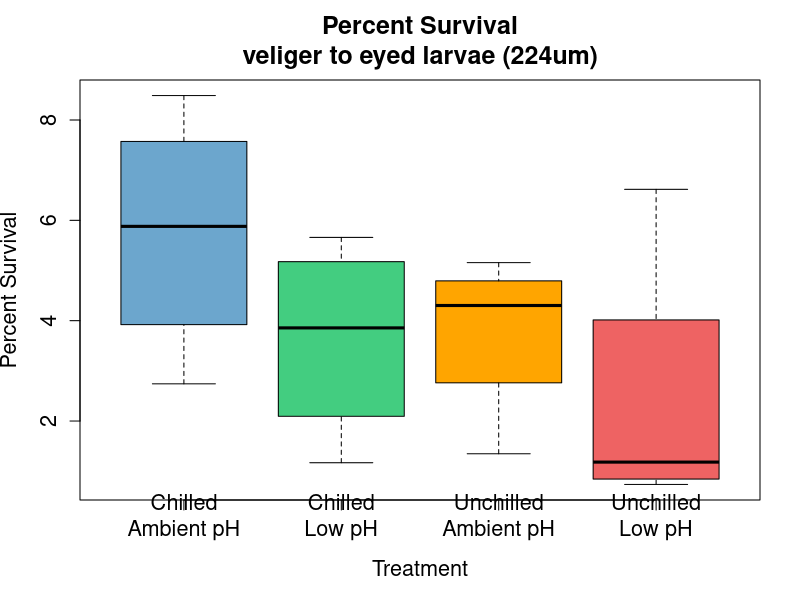
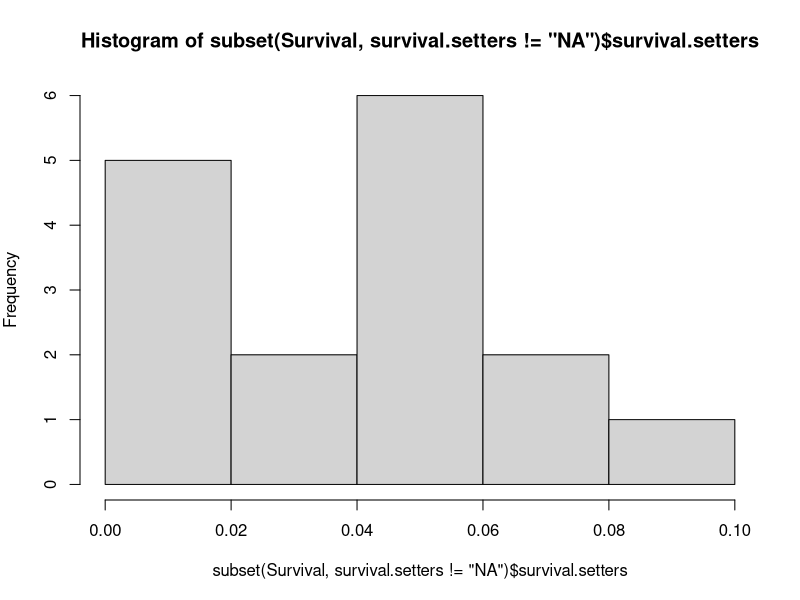
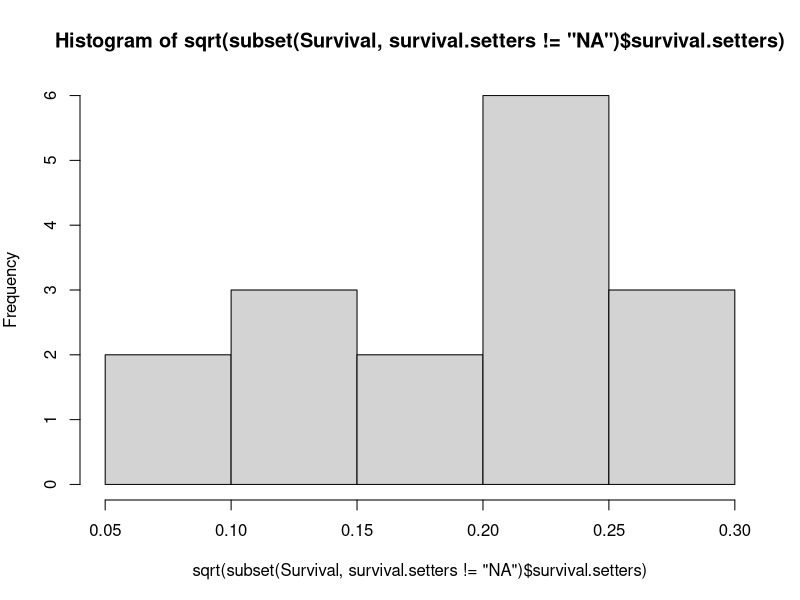
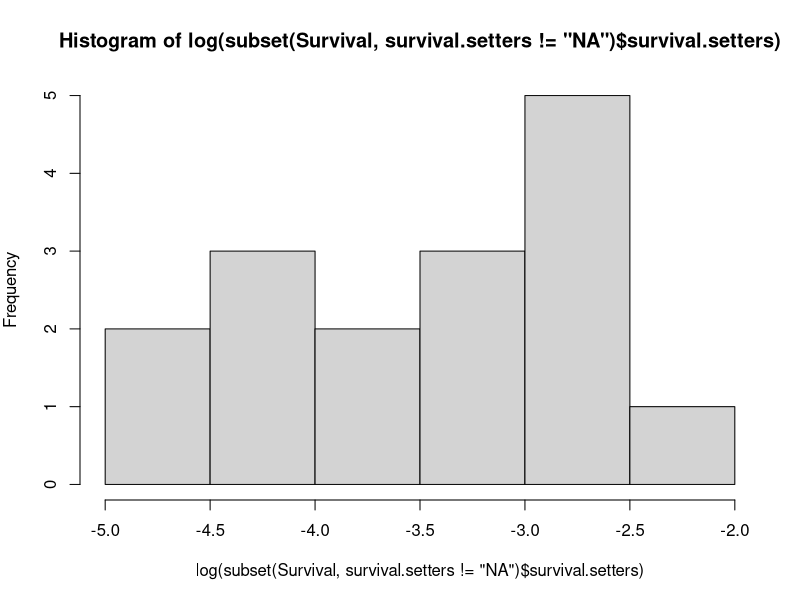
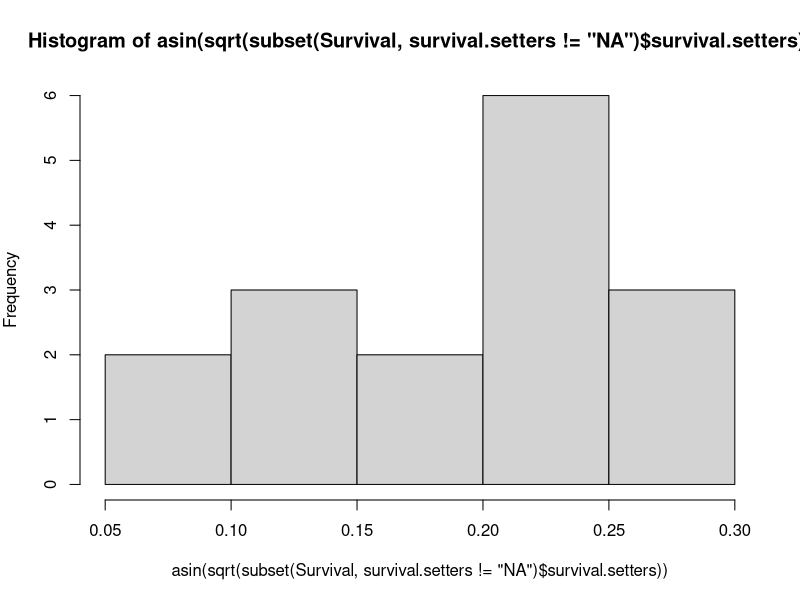
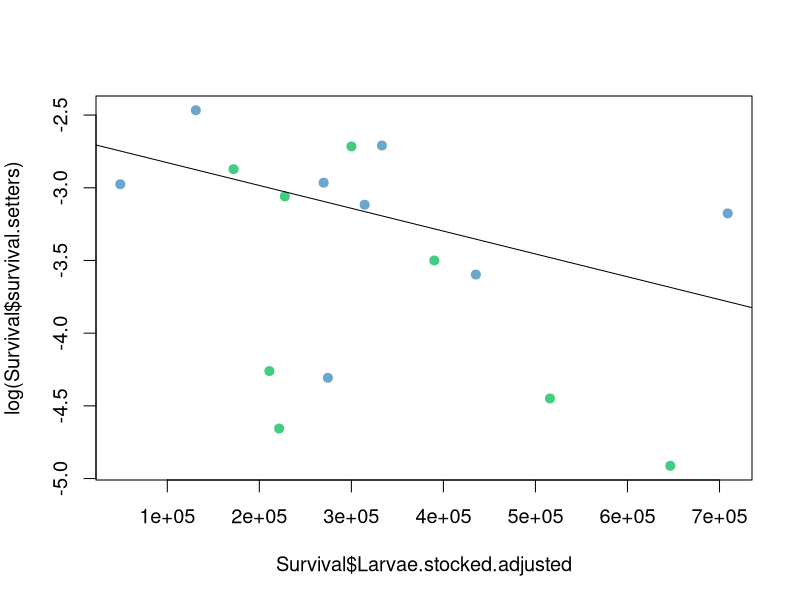

These figures' R source, in order: (Note: this script raises an error after producing the figures.)
# Compared overall survival from stocked larvae to 224 (eyed larvae), and from eyed larvae to # post-set 

library(ggplot2)

Survival <- read.csv("Data/Survival-Data.csv", header=T, stringsAsFactors = F, na.strings = c("NA", "unknown")) #read in data 
Survival[,c("Group", "Population", "Treatment", "Temperature", "pH")] <- lapply(Survival[,c("Group", "Population", "Treatment", "Temperature", "pH")], factor)
str(Survival) #confirm formatting 
 
# Summary survival and stocking stats 
# Pops <- c("NF", "NF","NF","NF", "SN", "SN", "SN", "SN", "HL","HL","HL","HL", "K","K","K","K", "SN", "SN", "SN", "SN")
# Trts <- c("10 Ambient", "10 Low", "6 Ambient", "6 Low", "10 Ambient", "10 Low", "6 Ambient", "6 Low","10 Ambient", "10 Low", "6 Ambient", "6 Low","10 Ambient", "10 Low", "6 Ambient", "6 Low", "10 Low", "6 Low","10 Ambient", "6 Ambient")
# Stocked <- as.numeric(c( 319277,211417,131675,391716,750793,660450,477403,532417,283858,310875,65667,255371, 324165,225873,353768, 179717, 800, 800, 800, 800))
# Stocked.adj <- as.numeric(c(274464, 210907, 131005, 390136, 708904, 646529, 435238, 515788, 269869, 300065, 48929, 227711, 314438, 221487, 221487, 171998, 800, 800, 800, 800))
# Setters <- as.numeric(c(3698, 2977, 11119, 11780, 29595, 4757, 11931, 6029,13917,19858, 2496, 10686, 13932,  2106, 22186, 9735, NA, NA, NA, NA))
# Setters.stocked <- c()
# Juvenile <- as.numeric(c(626,75,1503,670,52,34,124,192,1311,1091,501,834,246,113,356,334, 31,275,4,96))
# Survival.summ <- cbind.data.frame(Pops,Trts,Stocked,Stocked.adj,Setters,Juvenile)
# Survival.summ$Temp <- Survival.summ$Trts
# Survival.summ$pH <- Survival.summ$Trts
# Survival.summ$Temp <- factor(sub(" Ambient| Low", "", Survival.summ$Trts))
# Survival.summ$pH <- factor(sub("10 |6 ", "", Survival.summ$pH))

# Assess survival from stocking to near metamorphosis 224um ("setters"): 

Survival$Treatment <- gsub("10C, Ambient pH", "Unchilled\nAmbient pH", Survival$Treatment)
Survival$Treatment <- gsub("10C, Low pH", "Unchilled\nLow pH", Survival$Treatment)
Survival$Treatment <- gsub("6C, Ambient pH", "Chilled\nAmbient pH", Survival$Treatment)
Survival$Treatment <- gsub("6C, Low pH", "Chilled\nLow pH", Survival$Treatment)
Survival$Treatment <- as.factor(Survival$Treatment)
Survival$survival.setters <- Survival$Setters.stocked / Survival$Larvae.stocked.adjusted
Survival$survival.postset <- Survival$Post.set / Survival$Setters.stocked

par(mar = c(5,4,4,2)) ## default is c(5,4,4,2) + 0.1
# Plot survival to 224um by pH treatment  (all populations combined) 
palette(c("skyblue3", "seagreen3", "orange1", "indianred2"))
plot(Survival$Treatment, 100*(Survival$survival.setters), main="Percent Survival\nveliger to eyed larvae (224um)", size=I(4), xlab="Treatment", ylab="Percent Survival", col=Survival$Treatment, cex.lab=1.3, cex.main=1.5, cex.axis=1.3)

hist(subset(Survival, survival.setters != "NA")$survival.setters)
hist(sqrt(subset(Survival, survival.setters != "NA")$survival.setters))
hist(log(subset(Survival, survival.setters != "NA")$survival.setters))
hist(asin(sqrt(subset(Survival, survival.setters != "NA")$survival.setters)))
shapiro.test(asin(sqrt(subset(Survival, survival.setters != "NA")$survival.setters))) 
shapiro.test(log(subset(Survival, survival.setters != "NA")$survival.setters))
shapiro.test(log(subset(Survival, survival.setters != "NA")$survival.setters))

par(pch=19, cex=1.2)
plot(x=Survival$Larvae.stocked.adjusted, y=log(Survival$survival.setters), col=Survival$pH)
test <- lm(log(survival.setters) ~ Larvae.stocked.adjusted + factor(pH), data=Survival)
abline(test)
CI <- predict.lm(object=test, interval="prediction")
lines(x=Survival$Larvae.stocked.adjusted, y=CI[,3], lty=2)
lines(x=Survival$Larvae.stocked.adjusted, y=CI[,2], lty=2)
summary(test)
anova(test)


plot(x, y, col="red", pch=19)   #plot the points
lmfit <- lm(y~x)                 #find the best fit using a linear model lm, store result in object lmfit
abline(lmfit)                    #use the linear model object as input to abline
CIs <- predict.lm(object=lmfit, interval="prediction") #find the 95% confidence intervals
print(CIs[1:10,])                #show fittled y values for 1:10 
lines(x=x,y=CIs[,3], lty=2)      #plot the upper CI with dashed lines (lty=2)     
lines(x=x,y=CIs[,2], lty=2)      #plot the lower CI with dashed lines (lty=2)


# try plotting % setter survival ~ % larvae survival -- need to finish (add legend, etc.)
plot(x=Survival$survival.setters, y=Survival$survival.postset, col=c("skyblue3","orange1")[as.numeric(Survival$Temperature)], pch=c(15, 17)[as.numeric(Survival$pH)], cex=1.5)

# Try doing a survival curve  instead 
---- 

ggplot(Survival, aes(x=Temperature, y=survival.setters, col=pH)) +
  geom_point() +
  labs(title="Overall Percent Survival\nNew Larvae -> Eyed Larvae",y=expression("Percent Survival",x=expression("Chilled, Unchilled"))) +
  theme_bw(base_size = 16) + 
  theme(plot.title = element_text(face = 'bold',size = 20, hjust = 0), legend.title = element_text(size=26, face="bold"), legend.text = element_text(size=20)) + scale_fill_manual(values=c("skyblue3", "seagreen3")) + guides(fill=guide_legend(title="Parental pH"))


# plot - survival for each population, color coded by treatment with circle size = # larvae stocked 
ggplot(Survival, aes(x=Population, y= 100*(Setters.stocked/Larvae.stocked.adjusted), colour=Treatment, size=sqrt(Larvae.stocked.adjusted))) + 
  geom_point(colour=c("orange1", "indianred2", "skyblue3", "seagreen3")) +
  labs(title="Percent survival\nlarvae -> 224um",y=expression("Percent Survival")) + 
  theme_bw(base_size = 14) + xlab("Population") +
  theme(plot.title = element_text(face = 'bold',size = 20, hjust = 0)) + scale_fill_manual(values=c("orange1", "indianred2", "skyblue3", "seagreen3"))


# How does survival to 224um differ between pH, within temperature groups, using GLM?

glm.setters <- glm(cbind(Setters.stocked, I(Larvae.stocked.adjusted-Setters.stocked)) ~ pH, data=subset(Survival, Temperature==10), binomial) 
summary(glm.setters)
anodev.fn(glm.setters, test.in="Chi")
anova(glm.setters, test="Chi")
anova(glm.setters,update(glm.setters,~.-pH),test="Chisq") 

# 6C
glm.setters.6 <- glm(cbind(Setters.stocked, I(Larvae.stocked.adjusted-Setters.stocked)) ~ pH, data=subset(Survival, Temperature==6), binomial) 
summary(glm.setters.6)
39567/29654 # null/residual deviance = 1.3
anodev.fn(glm.setters.6, test.in = "Chi") #significant ? 
anova(glm.setters.6, test = "Chi") #significant ? 
anova(glm.setters.6,update(glm.setters.6,~.-pH),test="Chisq") 

# 10C
glm.setters.10 <- glm(cbind(Setters.stocked, I(Larvae.stocked.adjusted-Setters.stocked)) ~ pH, data=subset(Survival, Temperature==10), binomial) 
summary(glm.setters.10)
44630/36946 # null/residual deviance - 1.2
anodev.fn(glm.setters.10, test.in = "Chi") #significant ? 
anova(glm.setters.10, test="Chi")

# Assess survival from near metamorphosis 224um ("setters") to post set: 

plot(x=Survival$Setters.stocked, y=(Survival$Post.set/Survival$Setters.stocked), col=Survival$pH)

# remove the outlier - very high stocking density group (SN10-Ambient)
plot(x=subset(Survival, Setters.stocked !=29595)$Setters.stocked, y=100*(subset(Survival, Setters.stocked !=29595)$Post.set/subset(Survival, Setters.stocked !=29595)$Setters.stocked), col=subset(Survival, Setters.stocked !=29595)$pH)

# Percent survival from near metamorphosis (224um) to post set, color coded by population, grouped by treatment
# Without outlier (SN10-ambient, likely very influenced by stocking density). 
plot(subset(Survival, Setters.stocked !=29595)$Treatment, 100*(subset(Survival, Setters.stocked !=29595)$Post.set / subset(Survival, Setters.stocked !=29595)$Setters.stocked), main="Percent survival through metamorphosis\n224um to post-set", size=I(4), xlab="Treatment", ylab="Percent Survival", legend=c(0.2, 0.75), col=c("skyblue3", "seagreen3", "orange1", "indianred2"), cex.lab=1.3, cex.main=1.5, cex.axis=1.3)

# plot survival, 224-post set 
ggplot(subset(Survival, Setters.stocked !=29595), aes(x=pH, y=100*(Post.set/Setters.stocked), fill=pH)) + 
  geom_boxplot() + 
  labs(title="Percent Survival\nEyed Larvae -> Post-Set",y=expression("Percent Survival")) + 
  theme_bw(base_size = 16) + 
  theme(plot.title = element_text(face = 'bold',size = 20, hjust = 0), legend.title = element_text(size=26, face="bold"), legend.text = element_text(size=20)) + scale_fill_manual(values=c("skyblue3", "seagreen3")) + guides(fill=guide_legend(title="Parental pH"))

aggregate(100*(Post.set/Setters.stocked) ~pH + Temperature, data=subset(Survival, Setters.stocked !=29595), mean)

ggplot(subset(Survival, Setters.stocked !=29595), aes(x=Population, y= 100*(Post.set/Setters.stocked), colour=Treatment, size=Setters.stocked)) + 
  geom_point() +
  labs(title="Percent survival\n224um -> post-set\nBy population, point size= #224's",y=expression("Percent Survival")) + 
  theme_bw(base_size = 14) + xlab("Population") +
  theme(plot.title = element_text(face = 'bold',size = 20, hjust = 0)) + scale_fill_manual(values=c("orange1", "indianred2", "skyblue3", "seagreen3"))

glm.postset.6 <- glm(cbind(Post.set, I(Setters.stocked-Post.set)) ~ pH, data=subset(Survival, Temperature==6), binomial)
summary(glm.postset.6)
3441.8/3441.4 # null/residual deviance = 1.00
anodev.fn(glm.postset.6, test.in = "Chi") # Not significantly different - metamorphosis not sign. different in parents exposed to low/ambient pH 
anova(glm.postset.6, test="Chi") #not sign. 

glm.postset.10 <- glm(cbind(Post.set, I(Setters.stocked-Post.set)) ~ pH, data=subset(Survival, Temperature==10), binomial)
summary(glm.postset.10)
4239.9/4209.3 # null/residual deviance = 1.00
anodev.fn(glm.postset.10, test.in = "Chi") # Yes, significantly different 
anova(glm.postset.10, test = "Chi")

glm.postset.10.noout <- glm(cbind(Post.set, I(Setters.stocked-Post.set)) ~ pH, data=subset(Survival, Setters.stocked !=29595 & Temperature==10), binomial)
summary(glm.postset.10.noout) 
1846.1/1666.6 # null/residual deviance = 1.1
anodev.fn(glm.postset.10.noout, test.in="Chi")
# Yes, significantly different between treatments -  metamorphosis more challenging if parent exposed to both low pH & high temp 

#### Compare survival from larvae stocked -> post set (Post.set) between pH treatments 
plot(Survival$Treatment, log(100*(Survival$Post.set / Survival$Larvae.stocked.adjusted)), main="Percent Survival, larvae -> Post-set", size=I(4), xlab="Treatment", ylab="Log Percent Survival", legend=c(0.2, 0.75), col=c("orange1", "indianred2", "skyblue3", "seagreen3"))

# Stocking density definitely had an effect, but it was mixed amongst pH treatments. 
plot(x=Survival$Larvae.stocked.adjusted, y=log(Survival$Post.set / Survival$Larvae.stocked.adjusted), col=Survival$pH, xlab="Total Larvae Stocked", ylab="Survival to Post Set") #using total stocked, looks like that has an effect
legend(x="topright", legend = c("Ambient", "Low"), col=Survival$pH, pch=1)

# Just 6C groups 
plot(x=subset(Survival, Temperature==6)$Larvae.stocked.adjusted, y=log(subset(Survival, Temperature==6)$Post.set / subset(Survival, Temperature==6)$Larvae.stocked.adjusted), col=subset(Survival, Temperature==6)$pH, xlab="Total Larvae Stocked", ylab="Survival to Post Set") #using total stocked, looks like that has an effect

# Just 10C groups 
plot(x=subset(Survival, Temperature==10)$Larvae.stocked.adjusted, y=log(subset(Survival, Temperature==10)$Post.set / subset(Survival, Temperature==10)$Larvae.stocked.adjusted), col=subset(Survival, Temperature==10)$pH, xlab="Total Larvae Stocked", ylab="Survival to Post Set") #using total stocked, looks like that has an effect

# Can I do glm here? Which distribution? 
summary(glm((subset(Survival, Temperature==6)$Stocked) ~ pH, data=subset(Survival, Temperature==6))) 
summary(glm((subset(Survival, Temperature==10)$Stocked) ~ pH, data=subset(Survival, Temperature==10))) 

## Compare larvae -> post set survival 
glm.survival.6 <- glm(cbind(Post.set, Larvae.stocked.adjusted) ~ pH, data=subset(Survival, Temperature==6), binomial)
summary(glm.survival.6)
anodev.fn(glm.survival.6, test.in = "Chi") # Yes different 

glm.survival.10 <- glm(cbind(Post.set, Larvae.stocked.adjusted) ~ pH, data=subset(Survival, Temperature==10), binomial)
summary(glm.survival.10)
anodev.fn(glm.survival.10, test.in = "Chi") # Yes, significantly different ... ?



# ----- extra plots and stuff 

# boxplot of just 6C group % survival from new larvae -> 224um 

ggplot(subset(Survival, Temperature==6), aes(x=pH, y=100*(Setters.stocked/Larvae.stocked.adjusted), fill=pH)) +
  geom_boxplot() +
  labs(title="Percent Survival\nNew Larvae -> Eyed Larvae",y=expression("Percent Survival",x=expression("Parental pH Treatment"))) +
  theme_bw(base_size = 16) + 
  theme(plot.title = element_text(face = 'bold',size = 20, hjust = 0), legend.title = element_text(size=26, face="bold"), legend.text = element_text(size=20)) + scale_fill_manual(values=c("skyblue3", "seagreen3")) + guides(fill=guide_legend(title="Parental pH"))